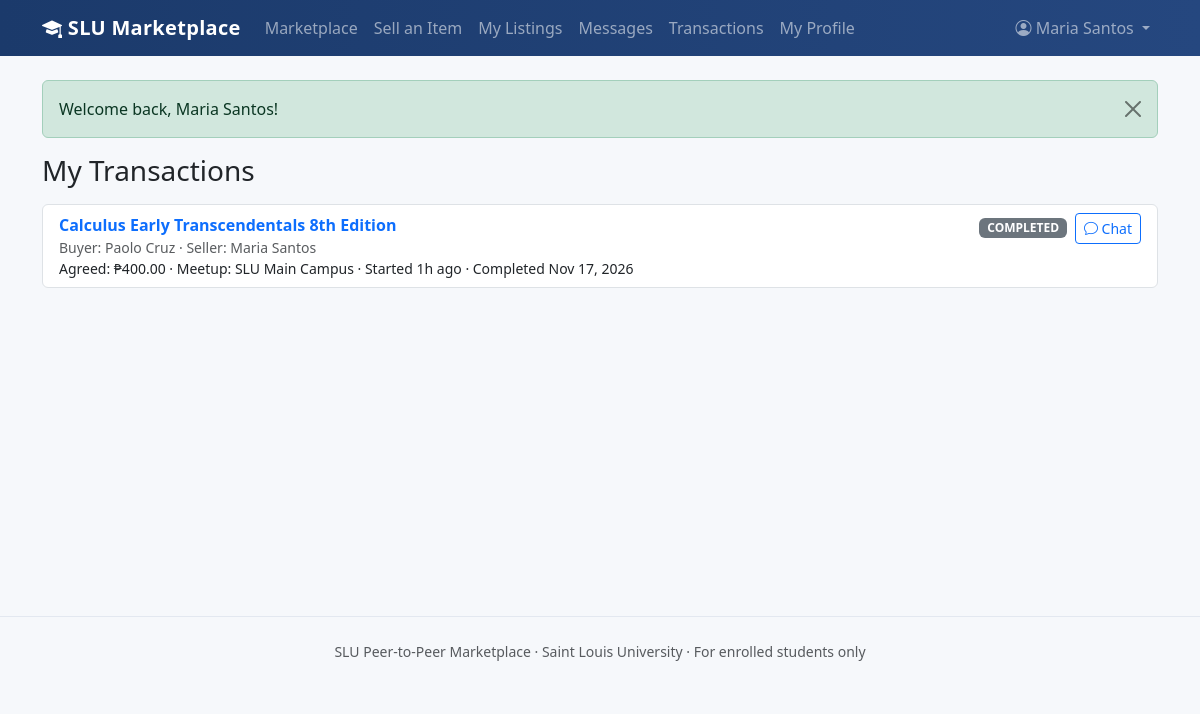
Page /slu-marketplace/transactions/index.php (signed in) on the committed database.
### tables this page shows
CREATE TABLE `users` (
  `user_id` bigint NOT NULL AUTO_INCREMENT,
  `created_at` datetime(6) NOT NULL,
  `email` varchar(150) NOT NULL,
  `full_name` varchar(150) NOT NULL,
  `password_hash` varchar(255) NOT NULL,
  `role` varchar(20) NOT NULL,
  `student_number` varchar(50) NOT NULL,
  PRIMARY KEY (`user_id`),
  UNIQUE KEY `UK6th577uijqxjb16etmo0jciob` (`student_number`),
  UNIQUE KEY `UK6dotkott2kjsp8vw4d0m25fb7` (`email`)
);

CREATE TABLE `transactions` (
  `transaction_id` bigint NOT NULL AUTO_INCREMENT,
  `agreed_price` decimal(12,2) NOT NULL,
  `completed_at` datetime(6) DEFAULT NULL,
  `created_at` datetime(6) NOT NULL,
  `meetup_location` varchar(120) DEFAULT NULL,
  `payment_method` varchar(80) DEFAULT NULL,
  `status` varchar(30) NOT NULL,
  `updated_at` datetime(6) NOT NULL,
  `buyer_id` bigint NOT NULL,
  `listing_id` bigint NOT NULL,
  `seller_id` bigint NOT NULL,
  PRIMARY KEY (`transaction_id`),
  KEY `FKijk7ii2fvalv59schbb3e0bof` (`buyer_id`),
  KEY `FK50i2jege2ukupf1ynv0dq6eax` (`seller_id`),
  KEY `FKgpnxemro2596g2kplteoi6m01` (`listing_id`),
  CONSTRAINT `FK50i2jege2ukupf1ynv0dq6eax` FOREIGN KEY (`seller_id`) REFERENCES `users` (`user_id`),
  CONSTRAINT `FKgpnxemro2596g2kplteoi6m01` FOREIGN KEY (`listing_id`) REFERENCES `listings` (`listing_id`),
  CONSTRAINT `FKijk7ii2fvalv59schbb3e0bof` FOREIGN KEY (`buyer_id`) REFERENCES `users` (`user_id`)
);

CREATE TABLE `listings` (
  `listing_id` bigint NOT NULL AUTO_INCREMENT,
  `category` varchar(80) DEFAULT NULL,
  `item_condition` varchar(40) DEFAULT NULL,
  `course_code` varchar(80) DEFAULT NULL,
  `created_at` datetime(6) NOT NULL,
  `department` varchar(120) DEFAULT NULL,
  `description` varchar(4000) DEFAULT NULL,
  `edition` varchar(80) DEFAULT NULL,
  `image_path` varchar(1000) DEFAULT NULL,
  `price` decimal(12,2) NOT NULL,
  `status` varchar(30) NOT NULL,
  `title` varchar(200) NOT NULL,
  `updated_at` datetime(6) NOT NULL,
  `seller_id` bigint NOT NULL,
  PRIMARY KEY (`listing_id`),
  KEY `FKdfglshentvek3cnsr7a4nwh7j` (`seller_id`),
  CONSTRAINT `FKdfglshentvek3cnsr7a4nwh7j` FOREIGN KEY (`seller_id`) REFERENCES `users` (`user_id`)
);

### slu-marketplace/includes/functions.php (called while the page is built, shortened)
<?php
require_once __DIR__ . '/../config/database.php';
function e(?string $s): string {
    return htmlspecialchars((string)$s, ENT_QUOTES, 'UTF-8');
}
function app_base(): string {
    static $base = null;
    if ($base !== null) return $base;
    $sn = str_replace('\\', '/', $_SERVER['SCRIPT_NAME'] ?? '/index.php');
    $marker = 'slu-marketplace/';
    $pos = strpos($sn, $marker);
    if ($pos !== false) {
        $rel = substr($sn, $pos + strlen($marker));
        $base = str_repeat('../', substr_count($rel, '/'));
    } else {
        $dir = trim(dirname($sn), '/');
        $base = ($dir === '' || $dir === '.') ? '' : str_repeat('../', substr_count($dir, '/') + 1);
    }
    return $base;
}
function url(string $path = ''): string {
    return app_base() . ltrim($path, '/');
}
function flash(string $key, $value = null) {
    if ($value === null) {
        $v = $_SESSION['flash'][$key] ?? null;
        return $v;
    }
}
function current_user(): ?array {
    static $user = null;
    static $loaded = false;
    if (!$loaded) {
        $loaded = true;
        if (!empty($_SESSION['user_id'])) {
            require_once __DIR__ . '/../models/User.php';
            $user = User::findById((int)$_SESSION['user_id']);
        }
    }
    return $user;
}
function is_logged_in(): bool {
    return current_user() !== null;
}
function is_admin(): bool {
    $u = current_user();
    return $u !== null && $u['role'] === 'admin';
}
function require_login(): void {
    if (!is_logged_in()) {
        flash('errors', ['Please log in to continue.']);
        redirect(url('login.php'));
    }
}
function money($n): string {
    return '₱' . number_format((float)$n, 2);
}
function time_ago(string $datetime): string {
    $ts = strtotime($datetime);
    $diff = time() - $ts;
    if ($diff < 86400) return floor($diff / 3600) . 'h ago';
    return date('M j, Y', $ts);
}

### slu-marketplace/config/database.php (called while the page is built, shortened)
<?php
function db(): PDO {
    static $pdo = null;
    if ($pdo === null) {
        $dsn = 'mysql:host=' . DB_HOST . ';dbname=' . DB_NAME . ';charset=' . DB_CHARSET;
        $pdo = new PDO($dsn, DB_USER, DB_PASS, [
            PDO::ATTR_ERRMODE            => PDO::ERRMODE_EXCEPTION,
            PDO::ATTR_DEFAULT_FETCH_MODE => PDO::FETCH_ASSOC,
            PDO::ATTR_EMULATE_PREPARES   => false,
        ]);
    }
    return $pdo;
}

### slu-marketplace/models/User.php (called while the page is built, shortened)
<?php
require_once __DIR__ . '/../includes/functions.php';
class User {
    public static function findById(int $id): ?array {
        $stmt = db()->prepare('SELECT * FROM users WHERE user_id = ?');
        $stmt->execute([$id]);
        return $stmt->fetch() ?: null;
    }
}

### slu-marketplace/middleware/auth.php (called while the page is built)
<?php
require_once __DIR__ . '/../includes/functions.php';
require_login();

### slu-marketplace/models/Transaction.php (called while the page is built, shortened)
<?php
require_once __DIR__ . '/../includes/functions.php';
class Transaction {
    public static function forUser(int $userId): array {
        $stmt = db()->prepare(
            'SELECT t.*, l.title AS listing_title, l.image_path,
                    b.full_name AS buyer_name, s.full_name AS seller_name
             FROM transactions t
             JOIN listings l ON l.listing_id = t.listing_id
             JOIN users b ON b.user_id = t.buyer_id
             JOIN users s ON s.user_id = t.seller_id
             WHERE t.buyer_id = ? OR t.seller_id = ?
             ORDER BY t.created_at DESC'
        );
        $stmt->execute([$userId, $userId]);
        return $stmt->fetchAll();
    }
}

### slu-marketplace/transactions/index.php (the view, shortened to what this page needs)
<?php
require_once __DIR__ . '/../middleware/auth.php';
require_once __DIR__ . '/../models/Transaction.php';
$txs = Transaction::forUser((int)current_user()['user_id']);
require __DIR__ . '/../includes/header.php';
?>
<h3 class="mb-3">My Transactions</h3>
<?php if (!$txs): ?>
  <div class="text-center text-muted py-5">
    <i class="bi bi-arrow-left-right fs-1 d-block mb-2"></i>
    No transactions yet. Browse the <a href="<?= url('index.php') ?>">marketplace</a> to get started.
  </div>
<?php else: ?>
  <div class="list-group">
    <?php foreach ($txs as $t): ?>
      <div class="list-group-item">
        <div class="d-flex justify-content-between align-items-start flex-wrap gap-2">
          <div>
            <a href="<?= url('listings/view.php?id=' . (int)$t['listing_id']) ?>" class="fw-bold text-decoration-none">
              <?= e($t['listing_title']) ?>
            </a>
            <div class="small text-muted">
              Buyer: <?= e($t['buyer_name']) ?> · Seller: <?= e($t['seller_name']) ?>
            </div>
            <div class="small">
              Agreed: <?= $t['agreed_price'] ? money($t['agreed_price']) : '—' ?> ·
              Meetup: <?= e($t['meetup_location'] ?? '—') ?> ·
              Started <?= time_ago($t['created_at']) ?>
              <?php if ($t['completed_at']): ?> · Completed <?= date('M j, Y', strtotime($t['completed_at'])) ?><?php endif; ?>
            </div>
          </div>
          <div class="d-flex align-items-center gap-2">
            <span class="badge bg-<?= $t['status']==='completed'?'success':($t['status']==='pending'?'warning text-dark':'secondary') ?>">
              <?= ucfirst($t['status']) ?>
            </span>
            <a href="<?= url('messages/view.php?listing_id=' . (int)$t['listing_id'] . '&peer_id=' . ((int)$t['buyer_id'] === (int)current_user()['user_id'] ? (int)$t['seller_id'] : (int)$t['buyer_id'])) ?>"
               class="btn btn-sm btn-outline-primary"><i class="bi bi-chat"></i> Chat</a>
          </div>
        </div>
      </div>
    <?php endforeach; ?>
  </div>
<?php endif; ?>
<?php require __DIR__ . '/../includes/footer.php'; ?>

### slu-marketplace/includes/header.php (shortened to what this page needs)
<?php
$user = current_user();
$flash_success = flash('success');
?>
<!DOCTYPE html>
<html lang="en">
<head>
<link href="https://cdn.jsdelivr.net/npm/bootstrap@5.3.3/dist/css/bootstrap.min.css" rel="stylesheet">
<link href="https://cdn.jsdelivr.net/npm/bootstrap-icons@1.11.3/font/bootstrap-icons.min.css" rel="stylesheet">
<link href="<?= url('assets/css/style.css') ?>" rel="stylesheet">
</head>
<body>
<nav class="navbar navbar-expand-lg navbar-dark slu-navbar sticky-top">
  <div class="container">
    <a class="navbar-brand fw-bold" href="<?= url('index.php') ?>">
      <i class="bi bi-mortarboard-fill"></i> SLU Marketplace
    </a>
    <div class="collapse navbar-collapse" id="nav">
      <ul class="navbar-nav me-auto">
        <li class="nav-item"><a class="nav-link" href="<?= url('index.php') ?>">Marketplace</a></li>
        <?php if (is_logged_in()): ?>
          <?php if (is_admin()): ?>
            <li class="nav-item"><a class="nav-link" href="<?= url('admin/index.php') ?>">Dashboard</a></li>
            <li class="nav-item"><a class="nav-link" href="<?= url('admin/users.php') ?>">Users</a></li>
            <li class="nav-item"><a class="nav-link" href="<?= url('admin/listings.php') ?>">Listings</a></li>
            <li class="nav-item"><a class="nav-link" href="<?= url('admin/reports.php') ?>">Reports</a></li>
          <?php else: ?>
            <li class="nav-item"><a class="nav-link" href="<?= url('listings/create.php') ?>">Sell an Item</a></li>
            <li class="nav-item"><a class="nav-link" href="<?= url('listings/mine.php') ?>">My Listings</a></li>
            <li class="nav-item"><a class="nav-link" href="<?= url('messages/index.php') ?>">Messages</a></li>
            <li class="nav-item"><a class="nav-link" href="<?= url('transactions/index.php') ?>">Transactions</a></li>
            <li class="nav-item"><a class="nav-link" href="<?= url('profile.php') ?>">My Profile</a></li>
          <?php endif; ?>
        <?php endif; ?>
      </ul>
      <ul class="navbar-nav">
        <?php if (is_logged_in()): ?>
          <li class="nav-item dropdown">
            <a class="nav-link dropdown-toggle" href="#" data-bs-toggle="dropdown">
              <i class="bi bi-person-circle"></i> <?= e($user['full_name']) ?>
            </a>
          </li>
        <?php else: ?>
          <li class="nav-item"><a class="nav-link" href="<?= url('login.php') ?>">Login</a></li>
          <li class="nav-item"><a class="btn btn-light btn-sm ms-2 align-self-center" href="<?= url('register.php') ?>">Register</a></li>
        <?php endif; ?>
      </ul>
    </div>
  </div>
</nav>
<main class="container py-4" style="min-height:70vh">
<?php if ($flash_success): ?>
  <div class="alert alert-success alert-dismissible fade show">
    <?php foreach ((array)$flash_success as $msg): ?><div><?= e($msg) ?></div><?php endforeach; ?>
    <button type="button" class="btn-close" data-bs-dismiss="alert"></button>
  </div>
<?php endif; ?>

### slu-marketplace/assets/css/style.css (style rules this page uses)
:root { --slu-navy: #1b3a6b; --slu-blue: #2f6fed; --slu-light: #eef3fb; }
body { background: #f6f8fb; font-family: "Segoe UI", system-ui, -apple-system, sans-serif; }
.slu-navbar { background: linear-gradient(90deg, var(--slu-navy), #25477f); }
.slu-navbar .navbar-brand { letter-spacing: .3px; }
.slu-navbar .nav-link { font-weight: 500; }

### rows in the picture
users: full_name "Maria Santos"
transactions: listing.title "Calculus Early Transcendentals 8th Edition", buyer.full_name "Paolo Cruz", seller.full_name "Maria Santos", agreed_price "₱400.00", meetup_location "SLU Main Campus", created_at "1h ago", completed_at "Nov 17, 2026", status "COMPLETED"

### other values in the picture
$msg "Welcome back, Maria Santos!"
